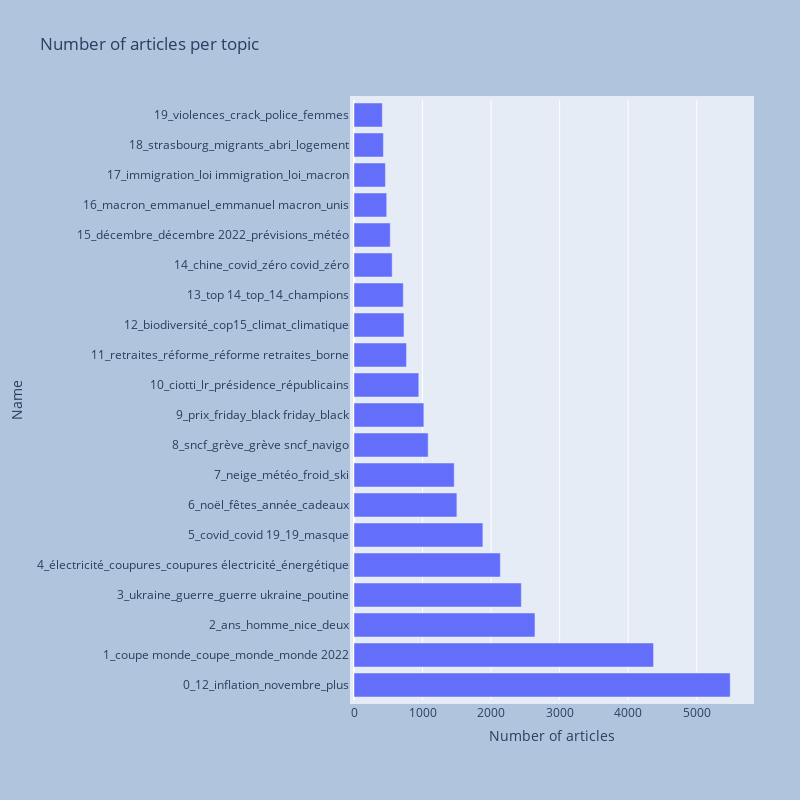

Notebook code cell kept with this figure:
### Code cell
# plot the number of articles per topic using plotly
plot_data = topic_model.get_topic_info()

# print the number of articles for topic -1 (outliers)
print('Number of articles for topic -1 (outliers): ', plot_data['Count'][0])

fig = px.bar(
    plot_data[1:],
    x="Count",
    y="Name",
    title='Number of articles per topic',
    labels={'Count':'Number of articles', 'Topic':'Topic'}
)
# give the plot a nice layout
fig.update_layout(
    autosize=False,
    width=800,
    height=800,
    margin=dict(
        l=50,
        r=50,
        b=100,
        t=100,
        pad=4
    ),
    paper_bgcolor="LightSteelBlue",
)
fig.show()

### Figure 1 — Plotly figure (JSON) as saved in the notebook; plotly's stock layout.template omitted (floating-point values rounded to 4 significant figures)
{"data": [{"alignmentgroup": "True", "hovertemplate": "Number of articles=%{x}<br>Name=%{y}<extra></extra>", "legendgroup": "", "marker": {"color": "#636efa", "pattern": {"shape": ""}}, "name": "", "offsetgroup": "", "orientation": "h", "showlegend": false, "textposition": "auto", "type": "bar", "x": [5488, 4370, 2640, 2441, 2135, 1880, 1501, 1462, 1082, 1019, 945, 766, 729, 719, 557, 529, 477, 458, 429, 413], "xaxis": "x", "y": ["0_12_inflation_novembre_plus", "1_coupe monde_coupe_monde_monde 2022", "2_ans_homme_nice_deux", "3_ukraine_guerre_guerre ukraine_poutine", "4_électricité_coupures_coupures électricité_énergétique", "5_covid_covid 19_19_masque", "6_noël_fêtes_année_cadeaux", "7_neige_météo_froid_ski", "8_sncf_grève_grève sncf_navigo", "9_prix_friday_black friday_black", "10_ciotti_lr_présidence_républicains", "11_retraites_réforme_réforme retraites_borne", "12_biodiversité_cop15_climat_climatique", "13_top 14_top_14_champions", "14_chine_covid_zéro covid_zéro", "15_décembre_décembre 2022_prévisions_météo", "16_macron_emmanuel_emmanuel macron_unis", "17_immigration_loi immigration_loi_macron", "18_strasbourg_migrants_abri_logement", "19_violences_crack_police_femmes"], "yaxis": "y"}], "layout": {"autosize": false, "barmode": "relative", "height": 800, "legend": {"tracegroupgap": 0}, "margin": {"b": 100, "l": 50, "pad": 4, "r": 50, "t": 100}, "paper_bgcolor": "LightSteelBlue", "title": {"text": "Number of articles per topic"}, "width": 800, "xaxis": {"anchor": "y", "domain": [0, 1], "title": {"text": "Number of articles"}}, "yaxis": {"anchor": "x", "domain": [0, 1], "title": {"text": "Name"}}}}
